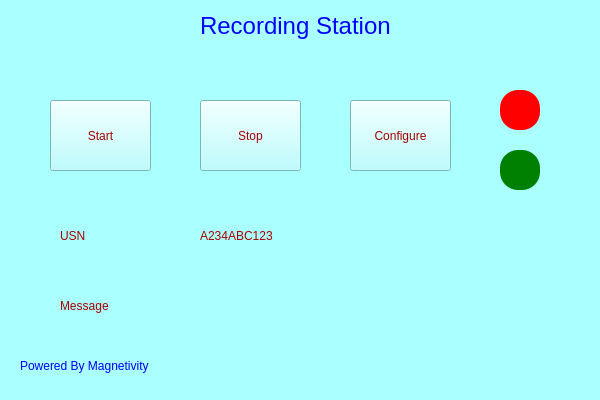
<?xml version="1.0" encoding="UTF-8"?>
<ui version="4.0">
 <class>Screencap</class>
 <widget class="QMainWindow" name="Screencap">
  <property name="geometry">
   <rect>
    <x>0</x>
    <y>0</y>
    <width>600</width>
    <height>400</height>
   </rect>
  </property>
  <property name="minimumSize">
   <size>
    <width>600</width>
    <height>400</height>
   </size>
  </property>
  <property name="maximumSize">
   <size>
    <width>600</width>
    <height>400</height>
   </size>
  </property>
  <property name="windowTitle">
   <string>Part Video Recording Station</string>
  </property>
  <property name="styleSheet">
   <string notr="true">background-color: rgb(170, 255, 255);</string>
  </property>
  <widget class="QWidget" name="centralwidget">
   <widget class="QPushButton" name="BtnConfig">
    <property name="geometry">
     <rect>
      <x>350</x>
      <y>100</y>
      <width>101</width>
      <height>71</height>
     </rect>
    </property>
    <property name="styleSheet">
     <string notr="true">color: rgb(170, 0, 0);
font: 14pt &quot;Segoe UI&quot;;</string>
    </property>
    <property name="text">
     <string>Configure</string>
    </property>
   </widget>
   <widget class="QLabel" name="lblStation">
    <property name="geometry">
     <rect>
      <x>200</x>
      <y>0</y>
      <width>211</width>
      <height>51</height>
     </rect>
    </property>
    <property name="font">
     <font>
      <family>Segoe UI</family>
      <pointsize>18</pointsize>
      <italic>false</italic>
      <bold>false</bold>
     </font>
    </property>
    <property name="styleSheet">
     <string notr="true">font: 18pt &quot;Segoe UI&quot;;
color: rgb(0, 0, 255);</string>
    </property>
    <property name="text">
     <string>Recording Station</string>
    </property>
   </widget>
   <widget class="QPushButton" name="BtnStart">
    <property name="geometry">
     <rect>
      <x>50</x>
      <y>100</y>
      <width>101</width>
      <height>71</height>
     </rect>
    </property>
    <property name="styleSheet">
     <string notr="true">color: rgb(170, 0, 0);
font: 14pt &quot;Segoe UI&quot;;
</string>
    </property>
    <property name="text">
     <string>Start</string>
    </property>
   </widget>
   <widget class="QPushButton" name="BtnStop">
    <property name="geometry">
     <rect>
      <x>200</x>
      <y>100</y>
      <width>101</width>
      <height>71</height>
     </rect>
    </property>
    <property name="styleSheet">
     <string notr="true">color: rgb(170, 0, 0);
font: 14pt &quot;Segoe UI&quot;;
</string>
    </property>
    <property name="text">
     <string>Stop</string>
    </property>
   </widget>
   <widget class="QLabel" name="lblUSN">
    <property name="geometry">
     <rect>
      <x>60</x>
      <y>220</y>
      <width>51</width>
      <height>31</height>
     </rect>
    </property>
    <property name="styleSheet">
     <string notr="true">color: rgb(170, 0, 0);
font: 14pt &quot;Segoe UI&quot;;</string>
    </property>
    <property name="text">
     <string>USN</string>
    </property>
   </widget>
   <widget class="QLabel" name="lblPow">
    <property name="geometry">
     <rect>
      <x>20</x>
      <y>350</y>
      <width>231</width>
      <height>31</height>
     </rect>
    </property>
    <property name="styleSheet">
     <string notr="true">color: rgb(0, 0, 255);
font: 11pt &quot;Segoe UI&quot;;</string>
    </property>
    <property name="text">
     <string>Powered By Magnetivity</string>
    </property>
   </widget>
   <widget class="QLabel" name="lblUSNText">
    <property name="geometry">
     <rect>
      <x>200</x>
      <y>220</y>
      <width>131</width>
      <height>31</height>
     </rect>
    </property>
    <property name="styleSheet">
     <string notr="true">font: 14pt &quot;Segoe UI&quot;;
color: rgb(170, 0, 0);</string>
    </property>
    <property name="text">
     <string>A234ABC123</string>
    </property>
   </widget>
   <widget class="QLabel" name="lblMessage">
    <property name="geometry">
     <rect>
      <x>60</x>
      <y>290</y>
      <width>511</width>
      <height>31</height>
     </rect>
    </property>
    <property name="styleSheet">
     <string notr="true">color: rgb(170, 0, 0);
font: 14pt &quot;Segoe UI&quot;;</string>
    </property>
    <property name="text">
     <string>Message</string>
    </property>
   </widget>
   <widget class="QLabel" name="ledRed">
    <property name="geometry">
     <rect>
      <x>500</x>
      <y>90</y>
      <width>40</width>
      <height>40</height>
     </rect>
    </property>
    <property name="minimumSize">
     <size>
      <width>40</width>
      <height>40</height>
     </size>
    </property>
    <property name="maximumSize">
     <size>
      <width>40</width>
      <height>40</height>
     </size>
    </property>
    <property name="styleSheet">
     <string notr="true">QLabel {
    background-color: red;
    border-radius: 18px;
}</string>
    </property>
   </widget>
   <widget class="QLabel" name="ledGreen">
    <property name="geometry">
     <rect>
      <x>500</x>
      <y>150</y>
      <width>40</width>
      <height>40</height>
     </rect>
    </property>
    <property name="minimumSize">
     <size>
      <width>40</width>
      <height>40</height>
     </size>
    </property>
    <property name="maximumSize">
     <size>
      <width>40</width>
      <height>40</height>
     </size>
    </property>
    <property name="styleSheet">
     <string notr="true">QLabel {
    background-color: green;
    border-radius: 18px;
}</string>
    </property>
   </widget>
  </widget>
 </widget>
 <resources/>
 <connections/>
</ui>
